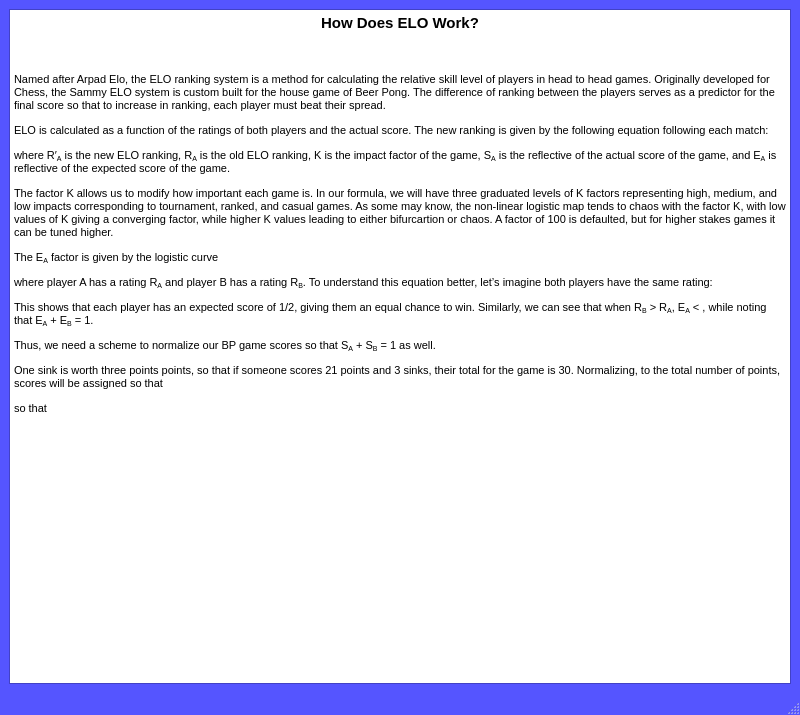
<?xml version="1.0" encoding="UTF-8"?>
<ui version="4.0">
 <class>HowDoesELOWork</class>
 <widget class="QMainWindow" name="HowDoesELOWork">
  <property name="geometry">
   <rect>
    <x>0</x>
    <y>0</y>
    <width>800</width>
    <height>715</height>
   </rect>
  </property>
  <property name="palette">
   <palette>
    <active>
     <colorrole role="WindowText">
      <brush brushstyle="SolidPattern">
       <color alpha="255">
        <red>0</red>
        <green>0</green>
        <blue>0</blue>
       </color>
      </brush>
     </colorrole>
     <colorrole role="Button">
      <brush brushstyle="SolidPattern">
       <color alpha="255">
        <red>85</red>
        <green>85</green>
        <blue>255</blue>
       </color>
      </brush>
     </colorrole>
     <colorrole role="Light">
      <brush brushstyle="SolidPattern">
       <color alpha="255">
        <red>213</red>
        <green>213</green>
        <blue>255</blue>
       </color>
      </brush>
     </colorrole>
     <colorrole role="Midlight">
      <brush brushstyle="SolidPattern">
       <color alpha="255">
        <red>149</red>
        <green>149</green>
        <blue>255</blue>
       </color>
      </brush>
     </colorrole>
     <colorrole role="Dark">
      <brush brushstyle="SolidPattern">
       <color alpha="255">
        <red>42</red>
        <green>42</green>
        <blue>127</blue>
       </color>
      </brush>
     </colorrole>
     <colorrole role="Mid">
      <brush brushstyle="SolidPattern">
       <color alpha="255">
        <red>56</red>
        <green>56</green>
        <blue>170</blue>
       </color>
      </brush>
     </colorrole>
     <colorrole role="Text">
      <brush brushstyle="SolidPattern">
       <color alpha="255">
        <red>0</red>
        <green>0</green>
        <blue>0</blue>
       </color>
      </brush>
     </colorrole>
     <colorrole role="BrightText">
      <brush brushstyle="SolidPattern">
       <color alpha="255">
        <red>255</red>
        <green>255</green>
        <blue>255</blue>
       </color>
      </brush>
     </colorrole>
     <colorrole role="ButtonText">
      <brush brushstyle="SolidPattern">
       <color alpha="255">
        <red>0</red>
        <green>0</green>
        <blue>0</blue>
       </color>
      </brush>
     </colorrole>
     <colorrole role="Base">
      <brush brushstyle="SolidPattern">
       <color alpha="255">
        <red>255</red>
        <green>255</green>
        <blue>255</blue>
       </color>
      </brush>
     </colorrole>
     <colorrole role="Window">
      <brush brushstyle="SolidPattern">
       <color alpha="255">
        <red>85</red>
        <green>85</green>
        <blue>255</blue>
       </color>
      </brush>
     </colorrole>
     <colorrole role="Shadow">
      <brush brushstyle="SolidPattern">
       <color alpha="255">
        <red>0</red>
        <green>0</green>
        <blue>0</blue>
       </color>
      </brush>
     </colorrole>
     <colorrole role="AlternateBase">
      <brush brushstyle="SolidPattern">
       <color alpha="255">
        <red>170</red>
        <green>170</green>
        <blue>255</blue>
       </color>
      </brush>
     </colorrole>
     <colorrole role="ToolTipBase">
      <brush brushstyle="SolidPattern">
       <color alpha="255">
        <red>255</red>
        <green>255</green>
        <blue>220</blue>
       </color>
      </brush>
     </colorrole>
     <colorrole role="ToolTipText">
      <brush brushstyle="SolidPattern">
       <color alpha="255">
        <red>0</red>
        <green>0</green>
        <blue>0</blue>
       </color>
      </brush>
     </colorrole>
    </active>
    <inactive>
     <colorrole role="WindowText">
      <brush brushstyle="SolidPattern">
       <color alpha="255">
        <red>0</red>
        <green>0</green>
        <blue>0</blue>
       </color>
      </brush>
     </colorrole>
     <colorrole role="Button">
      <brush brushstyle="SolidPattern">
       <color alpha="255">
        <red>85</red>
        <green>85</green>
        <blue>255</blue>
       </color>
      </brush>
     </colorrole>
     <colorrole role="Light">
      <brush brushstyle="SolidPattern">
       <color alpha="255">
        <red>213</red>
        <green>213</green>
        <blue>255</blue>
       </color>
      </brush>
     </colorrole>
     <colorrole role="Midlight">
      <brush brushstyle="SolidPattern">
       <color alpha="255">
        <red>149</red>
        <green>149</green>
        <blue>255</blue>
       </color>
      </brush>
     </colorrole>
     <colorrole role="Dark">
      <brush brushstyle="SolidPattern">
       <color alpha="255">
        <red>42</red>
        <green>42</green>
        <blue>127</blue>
       </color>
      </brush>
     </colorrole>
     <colorrole role="Mid">
      <brush brushstyle="SolidPattern">
       <color alpha="255">
        <red>56</red>
        <green>56</green>
        <blue>170</blue>
       </color>
      </brush>
     </colorrole>
     <colorrole role="Text">
      <brush brushstyle="SolidPattern">
       <color alpha="255">
        <red>0</red>
        <green>0</green>
        <blue>0</blue>
       </color>
      </brush>
     </colorrole>
     <colorrole role="BrightText">
      <brush brushstyle="SolidPattern">
       <color alpha="255">
        <red>255</red>
        <green>255</green>
        <blue>255</blue>
       </color>
      </brush>
     </colorrole>
     <colorrole role="ButtonText">
      <brush brushstyle="SolidPattern">
       <color alpha="255">
        <red>0</red>
        <green>0</green>
        <blue>0</blue>
       </color>
      </brush>
     </colorrole>
     <colorrole role="Base">
      <brush brushstyle="SolidPattern">
       <color alpha="255">
        <red>255</red>
        <green>255</green>
        <blue>255</blue>
       </color>
      </brush>
     </colorrole>
     <colorrole role="Window">
      <brush brushstyle="SolidPattern">
       <color alpha="255">
        <red>85</red>
        <green>85</green>
        <blue>255</blue>
       </color>
      </brush>
     </colorrole>
     <colorrole role="Shadow">
      <brush brushstyle="SolidPattern">
       <color alpha="255">
        <red>0</red>
        <green>0</green>
        <blue>0</blue>
       </color>
      </brush>
     </colorrole>
     <colorrole role="AlternateBase">
      <brush brushstyle="SolidPattern">
       <color alpha="255">
        <red>170</red>
        <green>170</green>
        <blue>255</blue>
       </color>
      </brush>
     </colorrole>
     <colorrole role="ToolTipBase">
      <brush brushstyle="SolidPattern">
       <color alpha="255">
        <red>255</red>
        <green>255</green>
        <blue>220</blue>
       </color>
      </brush>
     </colorrole>
     <colorrole role="ToolTipText">
      <brush brushstyle="SolidPattern">
       <color alpha="255">
        <red>0</red>
        <green>0</green>
        <blue>0</blue>
       </color>
      </brush>
     </colorrole>
    </inactive>
    <disabled>
     <colorrole role="WindowText">
      <brush brushstyle="SolidPattern">
       <color alpha="255">
        <red>42</red>
        <green>42</green>
        <blue>127</blue>
       </color>
      </brush>
     </colorrole>
     <colorrole role="Button">
      <brush brushstyle="SolidPattern">
       <color alpha="255">
        <red>85</red>
        <green>85</green>
        <blue>255</blue>
       </color>
      </brush>
     </colorrole>
     <colorrole role="Light">
      <brush brushstyle="SolidPattern">
       <color alpha="255">
        <red>213</red>
        <green>213</green>
        <blue>255</blue>
       </color>
      </brush>
     </colorrole>
     <colorrole role="Midlight">
      <brush brushstyle="SolidPattern">
       <color alpha="255">
        <red>149</red>
        <green>149</green>
        <blue>255</blue>
       </color>
      </brush>
     </colorrole>
     <colorrole role="Dark">
      <brush brushstyle="SolidPattern">
       <color alpha="255">
        <red>42</red>
        <green>42</green>
        <blue>127</blue>
       </color>
      </brush>
     </colorrole>
     <colorrole role="Mid">
      <brush brushstyle="SolidPattern">
       <color alpha="255">
        <red>56</red>
        <green>56</green>
        <blue>170</blue>
       </color>
      </brush>
     </colorrole>
     <colorrole role="Text">
      <brush brushstyle="SolidPattern">
       <color alpha="255">
        <red>42</red>
        <green>42</green>
        <blue>127</blue>
       </color>
      </brush>
     </colorrole>
     <colorrole role="BrightText">
      <brush brushstyle="SolidPattern">
       <color alpha="255">
        <red>255</red>
        <green>255</green>
        <blue>255</blue>
       </color>
      </brush>
     </colorrole>
     <colorrole role="ButtonText">
      <brush brushstyle="SolidPattern">
       <color alpha="255">
        <red>42</red>
        <green>42</green>
        <blue>127</blue>
       </color>
      </brush>
     </colorrole>
     <colorrole role="Base">
      <brush brushstyle="SolidPattern">
       <color alpha="255">
        <red>85</red>
        <green>85</green>
        <blue>255</blue>
       </color>
      </brush>
     </colorrole>
     <colorrole role="Window">
      <brush brushstyle="SolidPattern">
       <color alpha="255">
        <red>85</red>
        <green>85</green>
        <blue>255</blue>
       </color>
      </brush>
     </colorrole>
     <colorrole role="Shadow">
      <brush brushstyle="SolidPattern">
       <color alpha="255">
        <red>0</red>
        <green>0</green>
        <blue>0</blue>
       </color>
      </brush>
     </colorrole>
     <colorrole role="AlternateBase">
      <brush brushstyle="SolidPattern">
       <color alpha="255">
        <red>85</red>
        <green>85</green>
        <blue>255</blue>
       </color>
      </brush>
     </colorrole>
     <colorrole role="ToolTipBase">
      <brush brushstyle="SolidPattern">
       <color alpha="255">
        <red>255</red>
        <green>255</green>
        <blue>220</blue>
       </color>
      </brush>
     </colorrole>
     <colorrole role="ToolTipText">
      <brush brushstyle="SolidPattern">
       <color alpha="255">
        <red>0</red>
        <green>0</green>
        <blue>0</blue>
       </color>
      </brush>
     </colorrole>
    </disabled>
   </palette>
  </property>
  <property name="windowTitle">
   <string>How Does ELO Work?</string>
  </property>
  <property name="windowIcon">
   <iconset>
    <normaloff>SAMCrest.bmp</normaloff>SAMCrest.bmp</iconset>
  </property>
  <widget class="QWidget" name="centralwidget">
   <layout class="QGridLayout" name="gridLayout">
    <item row="0" column="0">
     <widget class="QTextBrowser" name="textBrowser">
      <property name="maximumSize">
       <size>
        <width>16777215</width>
        <height>16777215</height>
       </size>
      </property>
      <property name="html">
       <string>&lt;!DOCTYPE HTML PUBLIC &quot;-//W3C//DTD HTML 4.0//EN&quot; &quot;http://www.w3.org/TR/REC-html40/strict.dtd&quot;&gt;
&lt;html&gt;&lt;head&gt;&lt;meta name=&quot;qrichtext&quot; content=&quot;1&quot; /&gt;&lt;title&gt;How Does ELO Work?&lt;/title&gt;&lt;style type=&quot;text/css&quot;&gt;
p, li { white-space: pre-wrap; }
&lt;/style&gt;&lt;/head&gt;&lt;body style=&quot; font-family:'MS Shell Dlg 2'; font-size:8.25pt; font-weight:400; font-style:normal;&quot;&gt;
&lt;p align=&quot;center&quot; style=&quot; margin-top:16px; margin-bottom:12px; margin-left:0px; margin-right:0px; -qt-block-indent:0; text-indent:0px;&quot;&gt;&lt;span style=&quot; font-size:11pt; font-weight:600;&quot;&gt;How Does ELO Work?&lt;/span&gt;&lt;/p&gt;
&lt;p style=&quot;-qt-paragraph-type:empty; margin-top:16px; margin-bottom:12px; margin-left:0px; margin-right:0px; -qt-block-indent:0; text-indent:0px; font-size:8pt; font-weight:600;&quot;&gt;&lt;br /&gt;&lt;/p&gt;
&lt;p style=&quot; margin-top:0px; margin-bottom:0px; margin-left:0px; margin-right:0px; -qt-block-indent:0; text-indent:0px;&quot;&gt;&lt;a name=&quot;x1-1000&quot;&gt;&lt;/a&gt;&lt;span style=&quot; font-size:8pt;&quot;&gt;N&lt;/span&gt;&lt;span style=&quot; font-size:8pt;&quot;&gt;amed after Arpad Elo, the ELO ranking system is a method for calculating the relative skill level of players in head to head games. Originally developed for Chess, the Sammy ELO system is custom built for the house game of Beer Pong. The difference of ranking between the players serves as a predictor for the final score so that to increase in ranking, each player must beat their spread. &lt;/span&gt;&lt;/p&gt;
&lt;p style=&quot; margin-top:12px; margin-bottom:12px; margin-left:0px; margin-right:0px; -qt-block-indent:0; text-indent:0px;&quot;&gt;&lt;span style=&quot; font-size:8pt;&quot;&gt;ELO is calculated as a function of the ratings of both players and the actual score. The new ranking is given by the following equation following each match: &lt;/span&gt;&lt;/p&gt;
&lt;p align=&quot;center&quot; style=&quot; margin-top:12px; margin-bottom:0px; margin-left:0px; margin-right:0px; -qt-block-indent:0; text-indent:0px;&quot;&gt;&lt;img src=&quot;:/images/How0x.png&quot; /&gt;&lt;/p&gt;
&lt;p style=&quot; margin-top:0px; margin-bottom:0px; margin-left:0px; margin-right:0px; -qt-block-indent:0; text-indent:0px;&quot;&gt;&lt;span style=&quot; font-size:8pt;&quot;&gt;where R′&lt;/span&gt;&lt;span style=&quot; font-size:8pt; vertical-align:sub;&quot;&gt;A&lt;/span&gt;&lt;span style=&quot; font-size:8pt;&quot;&gt; is the new ELO ranking, R&lt;/span&gt;&lt;span style=&quot; font-size:8pt; vertical-align:sub;&quot;&gt;A&lt;/span&gt;&lt;span style=&quot; font-size:8pt;&quot;&gt; is the old ELO ranking, K is the impact factor of the game, S&lt;/span&gt;&lt;span style=&quot; font-size:8pt; vertical-align:sub;&quot;&gt;A&lt;/span&gt;&lt;span style=&quot; font-size:8pt;&quot;&gt; is the reflective of the actual score of the game, and E&lt;/span&gt;&lt;span style=&quot; font-size:8pt; vertical-align:sub;&quot;&gt;A&lt;/span&gt;&lt;span style=&quot; font-size:8pt;&quot;&gt; is reflective of the expected score of the game. &lt;/span&gt;&lt;/p&gt;
&lt;p style=&quot; margin-top:12px; margin-bottom:12px; margin-left:0px; margin-right:0px; -qt-block-indent:0; text-indent:0px;&quot;&gt;&lt;span style=&quot; font-size:8pt;&quot;&gt;The factor K allows us to modify how important each game is. In our formula, we will have three graduated levels of K factors representing high, medium, and low impacts corresponding to tournament, ranked, and casual games. As some may know, the non-linear logistic map tends to chaos with the factor K, with low values of K giving a converging factor, while higher K values leading to either bifurcartion or chaos. A factor of 100 is defaulted, but for higher stakes games it can be tuned higher. &lt;/span&gt;&lt;/p&gt;
&lt;p style=&quot; margin-top:12px; margin-bottom:12px; margin-left:0px; margin-right:0px; -qt-block-indent:0; text-indent:0px;&quot;&gt;&lt;span style=&quot; font-size:8pt;&quot;&gt;The E&lt;/span&gt;&lt;span style=&quot; font-size:8pt; vertical-align:sub;&quot;&gt;A&lt;/span&gt;&lt;span style=&quot; font-size:8pt;&quot;&gt; factor is given by the logistic curve &lt;/span&gt;&lt;/p&gt;
&lt;p align=&quot;center&quot; style=&quot; margin-top:0px; margin-bottom:0px; margin-left:0px; margin-right:0px; -qt-block-indent:0; text-indent:0px;&quot;&gt;&lt;img src=&quot;:/images/How1x.png&quot; /&gt;&lt;/p&gt;
&lt;p style=&quot; margin-top:0px; margin-bottom:0px; margin-left:0px; margin-right:0px; -qt-block-indent:0; text-indent:0px;&quot;&gt;&lt;span style=&quot; font-size:8pt;&quot;&gt;where player A has a rating R&lt;/span&gt;&lt;span style=&quot; font-size:8pt; vertical-align:sub;&quot;&gt;A&lt;/span&gt;&lt;span style=&quot; font-size:8pt;&quot;&gt; and player B has a rating R&lt;/span&gt;&lt;span style=&quot; font-size:8pt; vertical-align:sub;&quot;&gt;B&lt;/span&gt;&lt;span style=&quot; font-size:8pt;&quot;&gt;. To understand this equation better, let’s imagine both players have the same rating: &lt;/span&gt;&lt;/p&gt;
&lt;p align=&quot;center&quot; style=&quot; margin-top:12px; margin-bottom:0px; margin-left:0px; margin-right:0px; -qt-block-indent:0; text-indent:0px;&quot;&gt;&lt;img src=&quot;:/images/How2x.png&quot; /&gt;&lt;/p&gt;
&lt;p align=&quot;center&quot; style=&quot; margin-top:0px; margin-bottom:0px; margin-left:0px; margin-right:0px; -qt-block-indent:0; text-indent:0px;&quot;&gt;&lt;img src=&quot;:/images/How3x.png&quot; /&gt;&lt;/p&gt;
&lt;p style=&quot; margin-top:12px; margin-bottom:12px; margin-left:0px; margin-right:0px; -qt-block-indent:0; text-indent:0px;&quot;&gt;&lt;span style=&quot; font-size:8pt;&quot;&gt;This shows that each player has an expected score of 1/2, giving them an equal chance to win. Similarly, we can see that when R&lt;/span&gt;&lt;span style=&quot; font-size:8pt; vertical-align:sub;&quot;&gt;B&lt;/span&gt;&lt;span style=&quot; font-size:8pt;&quot;&gt; &amp;gt; R&lt;/span&gt;&lt;span style=&quot; font-size:8pt; vertical-align:sub;&quot;&gt;A&lt;/span&gt;&lt;span style=&quot; font-size:8pt;&quot;&gt;, E&lt;/span&gt;&lt;span style=&quot; font-size:8pt; vertical-align:sub;&quot;&gt;A&lt;/span&gt;&lt;span style=&quot; font-size:8pt;&quot;&gt; &amp;lt; &lt;/span&gt;&lt;img src=&quot;:/images/How4x.png&quot; /&gt;&lt;span style=&quot; font-size:8pt;&quot;&gt;, while noting that E&lt;/span&gt;&lt;span style=&quot; font-size:8pt; vertical-align:sub;&quot;&gt;A&lt;/span&gt;&lt;span style=&quot; font-size:8pt;&quot;&gt; + E&lt;/span&gt;&lt;span style=&quot; font-size:8pt; vertical-align:sub;&quot;&gt;B&lt;/span&gt;&lt;span style=&quot; font-size:8pt;&quot;&gt; = 1. &lt;/span&gt;&lt;/p&gt;
&lt;p style=&quot; margin-top:12px; margin-bottom:12px; margin-left:0px; margin-right:0px; -qt-block-indent:0; text-indent:0px;&quot;&gt;&lt;span style=&quot; font-size:8pt;&quot;&gt;Thus, we need a scheme to normalize our BP game scores so that S&lt;/span&gt;&lt;span style=&quot; font-size:8pt; vertical-align:sub;&quot;&gt;A&lt;/span&gt;&lt;span style=&quot; font-size:8pt;&quot;&gt; + S&lt;/span&gt;&lt;span style=&quot; font-size:8pt; vertical-align:sub;&quot;&gt;B&lt;/span&gt;&lt;span style=&quot; font-size:8pt;&quot;&gt; = 1 as well. &lt;/span&gt;&lt;/p&gt;
&lt;p style=&quot; margin-top:12px; margin-bottom:12px; margin-left:0px; margin-right:0px; -qt-block-indent:0; text-indent:0px;&quot;&gt;&lt;span style=&quot; font-size:8pt;&quot;&gt;One sink is worth three points points, so that if someone scores 21 points and 3 sinks, their total for the game is 30. Normalizing, to the total number of points, scores will be assigned so that &lt;/span&gt;&lt;/p&gt;
&lt;p align=&quot;center&quot; style=&quot; margin-top:0px; margin-bottom:0px; margin-left:0px; margin-right:0px; -qt-block-indent:0; text-indent:0px;&quot;&gt;&lt;img src=&quot;:/images/How5x.png&quot; /&gt;&lt;/p&gt;
&lt;p style=&quot; margin-top:12px; margin-bottom:12px; margin-left:0px; margin-right:0px; -qt-block-indent:0; text-indent:0px;&quot;&gt;&lt;span style=&quot; font-size:8pt;&quot;&gt;so that &lt;/span&gt;&lt;/p&gt;
&lt;p align=&quot;center&quot; style=&quot; margin-top:12px; margin-bottom:0px; margin-left:0px; margin-right:0px; -qt-block-indent:0; text-indent:0px;&quot;&gt;&lt;img src=&quot;:/images/How6x.png&quot; /&gt;&lt;/p&gt;&lt;/body&gt;&lt;/html&gt;</string>
      </property>
     </widget>
    </item>
   </layout>
  </widget>
  <widget class="QMenuBar" name="menubar">
   <property name="geometry">
    <rect>
     <x>0</x>
     <y>0</y>
     <width>800</width>
     <height>21</height>
    </rect>
   </property>
  </widget>
  <widget class="QStatusBar" name="statusbar"/>
 </widget>
 <resources>
  <include location="tex file/tex.qrc"/>
 </resources>
 <connections/>
</ui>
